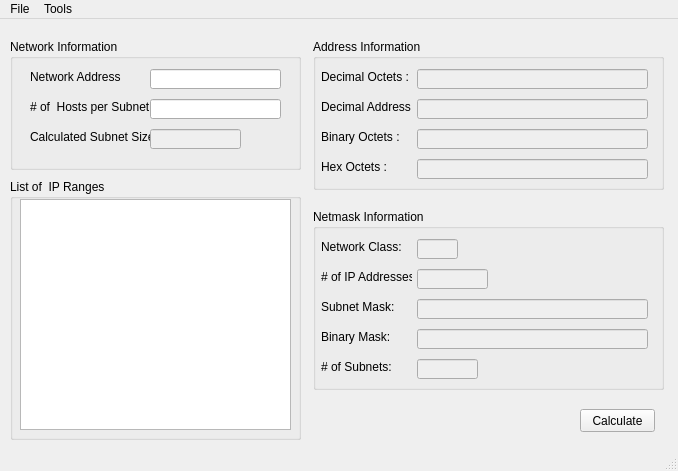
<?xml version="1.0" encoding="UTF-8"?>
<ui version="4.0">
 <class>Subnet_Calculator</class>
 <widget class="QMainWindow" name="Subnet_Calculator">
  <property name="enabled">
   <bool>true</bool>
  </property>
  <property name="geometry">
   <rect>
    <x>0</x>
    <y>0</y>
    <width>678</width>
    <height>471</height>
   </rect>
  </property>
  <property name="sizePolicy">
   <sizepolicy hsizetype="Fixed" vsizetype="Fixed">
    <horstretch>0</horstretch>
    <verstretch>0</verstretch>
   </sizepolicy>
  </property>
  <property name="minimumSize">
   <size>
    <width>678</width>
    <height>471</height>
   </size>
  </property>
  <property name="maximumSize">
   <size>
    <width>678</width>
    <height>471</height>
   </size>
  </property>
  <property name="baseSize">
   <size>
    <width>678</width>
    <height>471</height>
   </size>
  </property>
  <property name="windowTitle">
   <string>Subnet Calculator</string>
  </property>
  <widget class="QWidget" name="centralwidget">
   <widget class="QGroupBox" name="groupBox_network_information">
    <property name="geometry">
     <rect>
      <x>10</x>
      <y>20</y>
      <width>291</width>
      <height>131</height>
     </rect>
    </property>
    <property name="title">
     <string>Network Information</string>
    </property>
    <widget class="QLabel" name="label_nw_addr">
     <property name="geometry">
      <rect>
       <x>20</x>
       <y>30</y>
       <width>91</width>
       <height>16</height>
      </rect>
     </property>
     <property name="text">
      <string>Network Address:</string>
     </property>
    </widget>
    <widget class="QLabel" name="label_num_hosts_subnet">
     <property name="geometry">
      <rect>
       <x>20</x>
       <y>60</y>
       <width>121</width>
       <height>16</height>
      </rect>
     </property>
     <property name="text">
      <string># of  Hosts per Subnet:</string>
     </property>
    </widget>
    <widget class="QLabel" name="label_subnet_sz">
     <property name="geometry">
      <rect>
       <x>20</x>
       <y>90</y>
       <width>121</width>
       <height>16</height>
      </rect>
     </property>
     <property name="text">
      <string>Calculated Subnet Size:</string>
     </property>
    </widget>
    <widget class="QLineEdit" name="lineEdit_nw_addr">
     <property name="geometry">
      <rect>
       <x>140</x>
       <y>30</y>
       <width>131</width>
       <height>20</height>
      </rect>
     </property>
    </widget>
    <widget class="QLineEdit" name="lineEdit_num_hosts_subnet">
     <property name="geometry">
      <rect>
       <x>140</x>
       <y>60</y>
       <width>131</width>
       <height>20</height>
      </rect>
     </property>
    </widget>
    <widget class="QLineEdit" name="lineEdit_subnet_sz">
     <property name="enabled">
      <bool>false</bool>
     </property>
     <property name="geometry">
      <rect>
       <x>140</x>
       <y>90</y>
       <width>91</width>
       <height>20</height>
      </rect>
     </property>
    </widget>
   </widget>
   <widget class="QPushButton" name="pushButton_calculate">
    <property name="geometry">
     <rect>
      <x>580</x>
      <y>390</y>
      <width>75</width>
      <height>23</height>
     </rect>
    </property>
    <property name="text">
     <string>Calculate</string>
    </property>
   </widget>
   <widget class="QGroupBox" name="groupBox_addr_info">
    <property name="geometry">
     <rect>
      <x>313</x>
      <y>20</y>
      <width>351</width>
      <height>151</height>
     </rect>
    </property>
    <property name="title">
     <string>Address Information</string>
    </property>
    <widget class="QLabel" name="label_decimal_octets">
     <property name="geometry">
      <rect>
       <x>8</x>
       <y>30</y>
       <width>91</width>
       <height>16</height>
      </rect>
     </property>
     <property name="text">
      <string>Decimal Octets :</string>
     </property>
    </widget>
    <widget class="QLabel" name="label_decimal_addr">
     <property name="geometry">
      <rect>
       <x>8</x>
       <y>60</y>
       <width>91</width>
       <height>16</height>
      </rect>
     </property>
     <property name="text">
      <string>Decimal Address :</string>
     </property>
    </widget>
    <widget class="QLabel" name="label_binary_octets">
     <property name="geometry">
      <rect>
       <x>8</x>
       <y>90</y>
       <width>91</width>
       <height>16</height>
      </rect>
     </property>
     <property name="text">
      <string>Binary Octets :</string>
     </property>
    </widget>
    <widget class="QLabel" name="label_hex_octets">
     <property name="geometry">
      <rect>
       <x>8</x>
       <y>120</y>
       <width>91</width>
       <height>16</height>
      </rect>
     </property>
     <property name="text">
      <string>Hex Octets :</string>
     </property>
    </widget>
    <widget class="QLineEdit" name="lineEdit_decimal_octets">
     <property name="enabled">
      <bool>false</bool>
     </property>
     <property name="geometry">
      <rect>
       <x>104</x>
       <y>30</y>
       <width>231</width>
       <height>20</height>
      </rect>
     </property>
    </widget>
    <widget class="QLineEdit" name="lineEdit_decimal_addr">
     <property name="enabled">
      <bool>false</bool>
     </property>
     <property name="geometry">
      <rect>
       <x>104</x>
       <y>60</y>
       <width>231</width>
       <height>20</height>
      </rect>
     </property>
    </widget>
    <widget class="QLineEdit" name="lineEdit_binary_octets">
     <property name="enabled">
      <bool>false</bool>
     </property>
     <property name="geometry">
      <rect>
       <x>104</x>
       <y>90</y>
       <width>231</width>
       <height>20</height>
      </rect>
     </property>
    </widget>
    <widget class="QLineEdit" name="lineEdit_hex_octets">
     <property name="enabled">
      <bool>false</bool>
     </property>
     <property name="geometry">
      <rect>
       <x>104</x>
       <y>120</y>
       <width>231</width>
       <height>20</height>
      </rect>
     </property>
    </widget>
   </widget>
   <widget class="QGroupBox" name="groupBox_Netmask_info">
    <property name="geometry">
     <rect>
      <x>313</x>
      <y>190</y>
      <width>351</width>
      <height>181</height>
     </rect>
    </property>
    <property name="title">
     <string>Netmask Information</string>
    </property>
    <widget class="QLabel" name="label_nw_class">
     <property name="geometry">
      <rect>
       <x>8</x>
       <y>30</y>
       <width>91</width>
       <height>16</height>
      </rect>
     </property>
     <property name="text">
      <string>Network Class:</string>
     </property>
    </widget>
    <widget class="QLabel" name="label_numberOf_IP_addr">
     <property name="geometry">
      <rect>
       <x>8</x>
       <y>60</y>
       <width>91</width>
       <height>16</height>
      </rect>
     </property>
     <property name="text">
      <string># of IP Addresses:</string>
     </property>
    </widget>
    <widget class="QLabel" name="label_subnetmask">
     <property name="geometry">
      <rect>
       <x>8</x>
       <y>90</y>
       <width>91</width>
       <height>16</height>
      </rect>
     </property>
     <property name="text">
      <string>Subnet Mask:</string>
     </property>
    </widget>
    <widget class="QLabel" name="label_binary_mask">
     <property name="geometry">
      <rect>
       <x>8</x>
       <y>120</y>
       <width>91</width>
       <height>16</height>
      </rect>
     </property>
     <property name="text">
      <string>Binary Mask:</string>
     </property>
    </widget>
    <widget class="QLineEdit" name="lineEdit_nw_class">
     <property name="enabled">
      <bool>false</bool>
     </property>
     <property name="geometry">
      <rect>
       <x>104</x>
       <y>30</y>
       <width>41</width>
       <height>20</height>
      </rect>
     </property>
    </widget>
    <widget class="QLineEdit" name="lineEdit_numberOf_IP_addr">
     <property name="enabled">
      <bool>false</bool>
     </property>
     <property name="geometry">
      <rect>
       <x>104</x>
       <y>60</y>
       <width>71</width>
       <height>20</height>
      </rect>
     </property>
    </widget>
    <widget class="QLineEdit" name="lineEdit_subnetmask">
     <property name="enabled">
      <bool>false</bool>
     </property>
     <property name="geometry">
      <rect>
       <x>104</x>
       <y>90</y>
       <width>231</width>
       <height>20</height>
      </rect>
     </property>
    </widget>
    <widget class="QLineEdit" name="lineEdit_binary_mask">
     <property name="enabled">
      <bool>false</bool>
     </property>
     <property name="geometry">
      <rect>
       <x>104</x>
       <y>120</y>
       <width>231</width>
       <height>20</height>
      </rect>
     </property>
    </widget>
    <widget class="QLabel" name="label_numberOf_subnets">
     <property name="geometry">
      <rect>
       <x>8</x>
       <y>150</y>
       <width>91</width>
       <height>16</height>
      </rect>
     </property>
     <property name="text">
      <string># of Subnets:</string>
     </property>
    </widget>
    <widget class="QLineEdit" name="lineEdit_numberOf_subnets">
     <property name="enabled">
      <bool>false</bool>
     </property>
     <property name="geometry">
      <rect>
       <x>104</x>
       <y>150</y>
       <width>61</width>
       <height>20</height>
      </rect>
     </property>
    </widget>
   </widget>
   <widget class="QGroupBox" name="groupBox_listOf_IP_ranges">
    <property name="geometry">
     <rect>
      <x>10</x>
      <y>160</y>
      <width>291</width>
      <height>261</height>
     </rect>
    </property>
    <property name="title">
     <string>List of  IP Ranges</string>
    </property>
    <widget class="QListWidget" name="list_IP_ranges">
     <property name="enabled">
      <bool>true</bool>
     </property>
     <property name="geometry">
      <rect>
       <x>10</x>
       <y>20</y>
       <width>271</width>
       <height>231</height>
      </rect>
     </property>
    </widget>
   </widget>
  </widget>
  <widget class="QMenuBar" name="menubar">
   <property name="geometry">
    <rect>
     <x>0</x>
     <y>0</y>
     <width>678</width>
     <height>21</height>
    </rect>
   </property>
   <widget class="QMenu" name="menuFile">
    <property name="title">
     <string>File</string>
    </property>
    <addaction name="actionOpen"/>
    <addaction name="actionSave_As"/>
    <addaction name="separator"/>
    <addaction name="actionExit"/>
   </widget>
   <widget class="QMenu" name="menuTools">
    <property name="title">
     <string>Tools</string>
    </property>
    <addaction name="actionCalculate"/>
    <addaction name="actionClear"/>
   </widget>
   <addaction name="menuFile"/>
   <addaction name="menuTools"/>
  </widget>
  <widget class="QStatusBar" name="statusbar"/>
  <action name="actionOpen">
   <property name="text">
    <string>Open...</string>
   </property>
  </action>
  <action name="actionSave_As">
   <property name="text">
    <string>Save As...</string>
   </property>
  </action>
  <action name="actionExit">
   <property name="text">
    <string>Exit</string>
   </property>
  </action>
  <action name="actionCalculate">
   <property name="text">
    <string>Calculate</string>
   </property>
  </action>
  <action name="actionClear">
   <property name="text">
    <string>Clear</string>
   </property>
  </action>
 </widget>
 <resources/>
 <connections/>
</ui>
